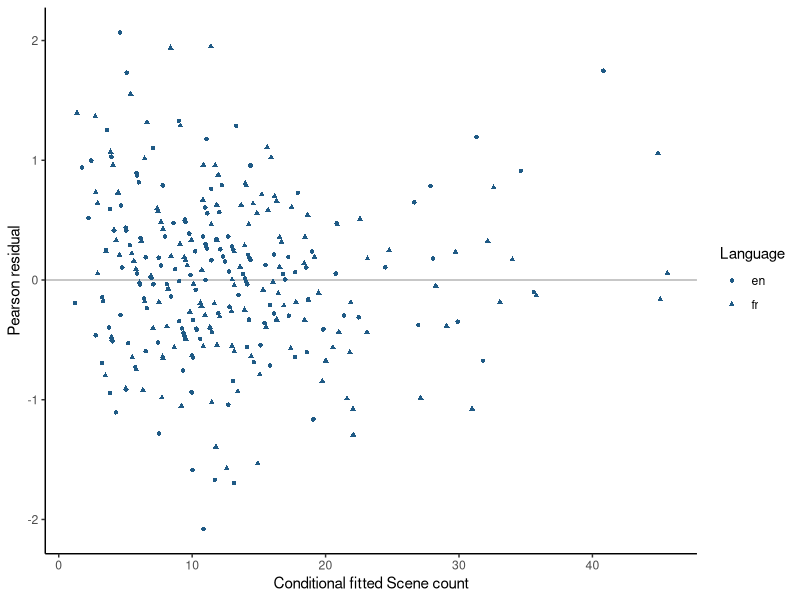

Write the R code that produced this figure.
## ---- chunk 1
#| label: ucca-marginal-dispersion
library(lme4)
library(ggplot2)

ucca <- read.csv("data/ucca-french-english/passage-counts.csv")
ucca$pair_id <- factor(ucca$pair_id)
ucca$language <- factor(
  ucca$language,
  levels = c("en", "fr")
)

fit <- glmer(
  scene_count ~ language +
    offset(log(word_count)) +
    (1 | pair_id),
  data = ucca,
  family = poisson(link = "log"),
  nAGQ = 1L,
  control = glmerControl(optimizer = "bobyqa")
)

variance_table <- as.data.frame(VarCorr(fit))
pair_variance <- variance_table$vcov[
  variance_table$grp == "pair_id" & is.na(variance_table$var2)
]

reference_passage <- data.frame(
  language = factor("en", levels = levels(ucca$language)),
  word_count = 100
)
conditional_mean <- predict(
  fit,
  newdata = reference_passage,
  re.form = NA,
  type = "response"
)
marginal_mean <- conditional_mean * exp(pair_variance / 2)
marginal_variance <- marginal_mean +
  marginal_mean^2 * (exp(pair_variance) - 1)

pearson_residual <- residuals(fit, type = "pearson")
pearson_degrees_of_freedom <-
  nrow(ucca) - length(fixef(fit)) - 1L
conditional_pearson_ratio <-
  sum(pearson_residual^2) / pearson_degrees_of_freedom

dispersion_summary <- c(
  pair_intercept_variance = pair_variance,
  conditional_mean_at_100_english_words = conditional_mean,
  marginal_mean_at_100_english_words = marginal_mean,
  marginal_variance_at_100_english_words = marginal_variance,
  marginal_variance_mean_ratio = marginal_variance / marginal_mean,
  conditional_pearson_ratio = conditional_pearson_ratio
)
dispersion_summary
## ---- chunk 2
#| label: plot-ucca-dispersion
diagnostic_data <- data.frame(
  fitted_count = fitted(fit),
  pearson_residual = pearson_residual,
  language = ucca$language
)

ggplot(
  diagnostic_data,
  aes(
    x = fitted_count,
    y = pearson_residual,
    shape = language
  )
) +
  geom_hline(yintercept = 0, color = "grey70") +
  geom_point(size = 1.2, color = "#1F5A85") +
  labs(
    x = "Conditional fitted Scene count",
    y = "Pearson residual",
    shape = "Language"
  ) +
  theme_classic()
